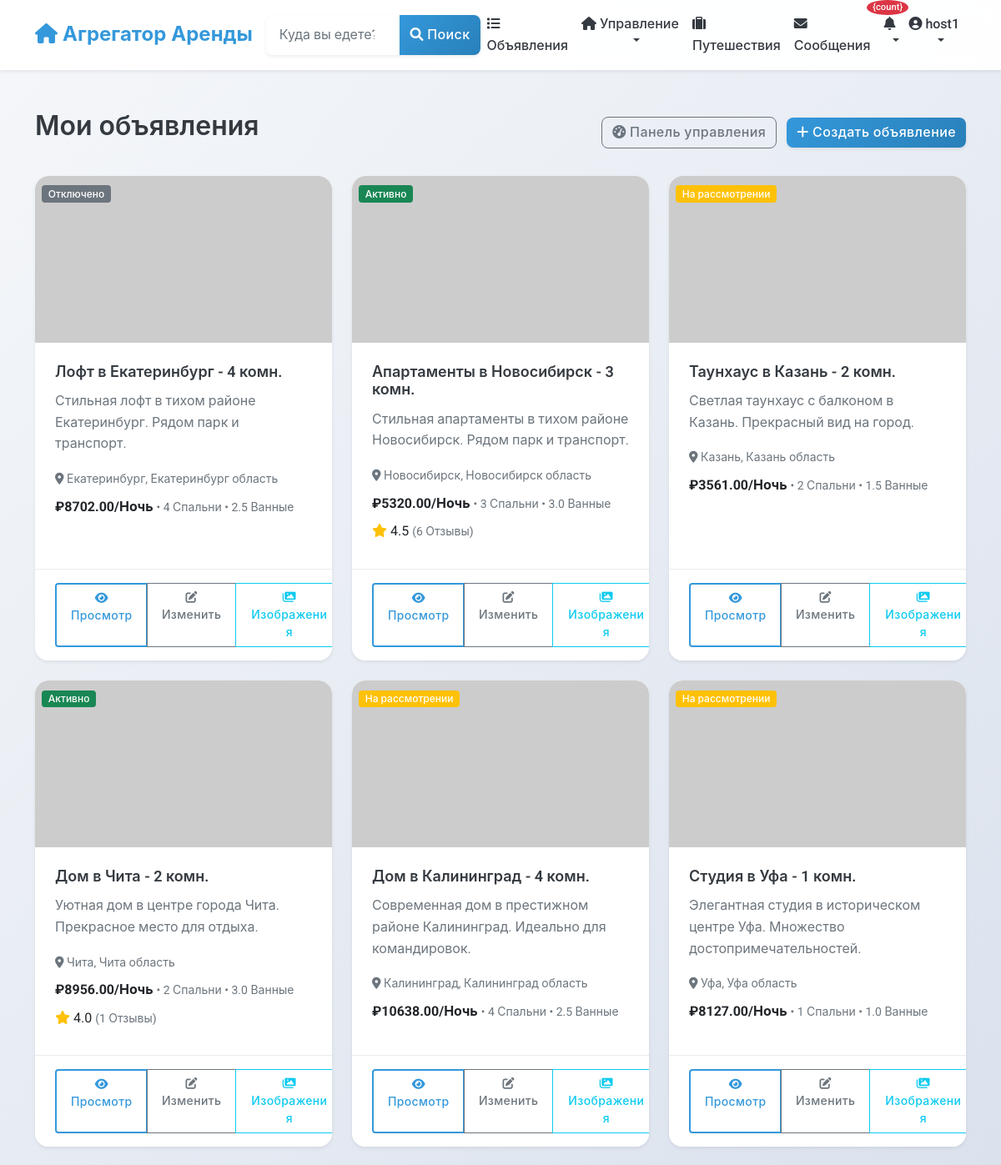
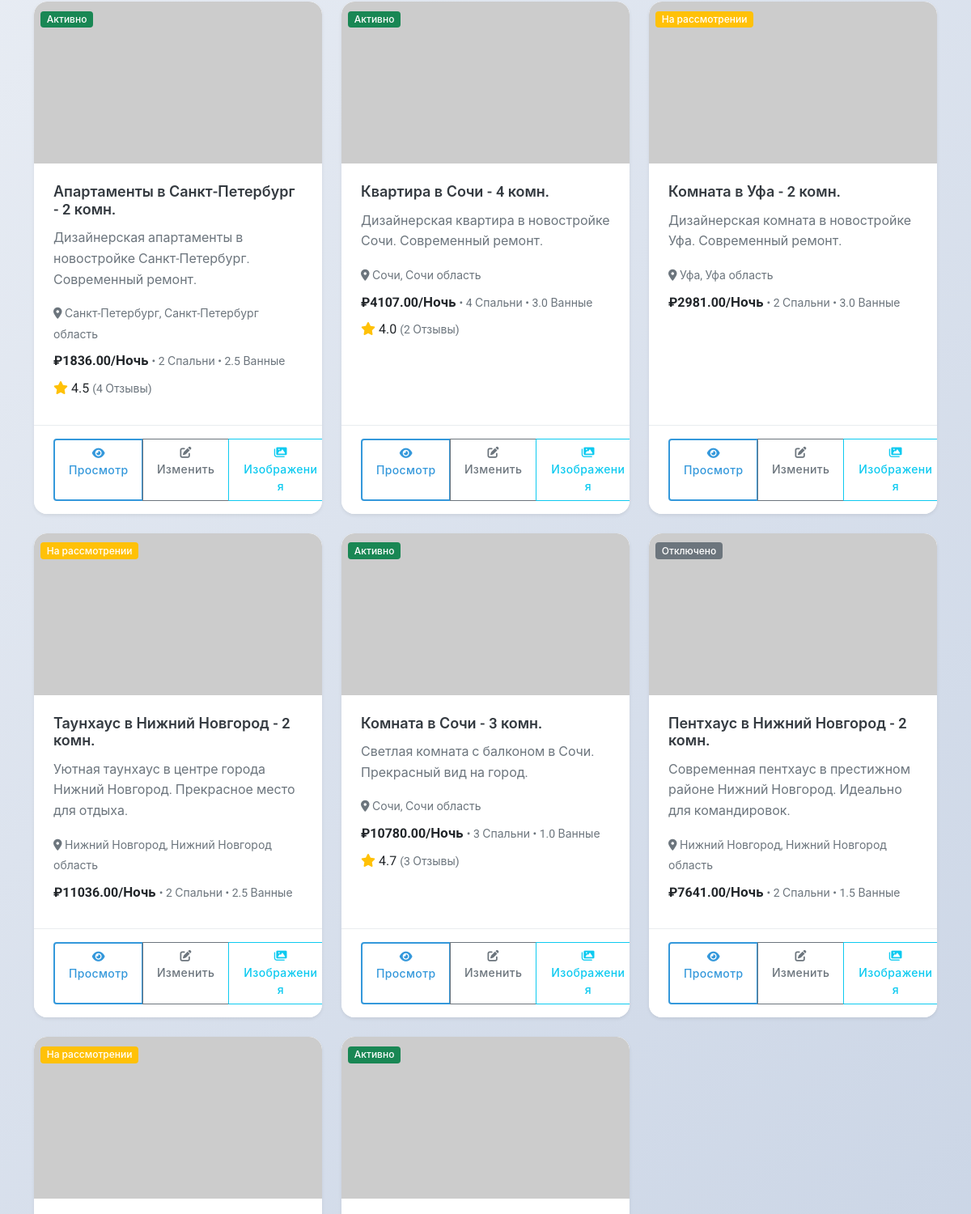
The app's page /listings/my-listings/ (signed in, upper part), older data (2 pictures, top to bottom).
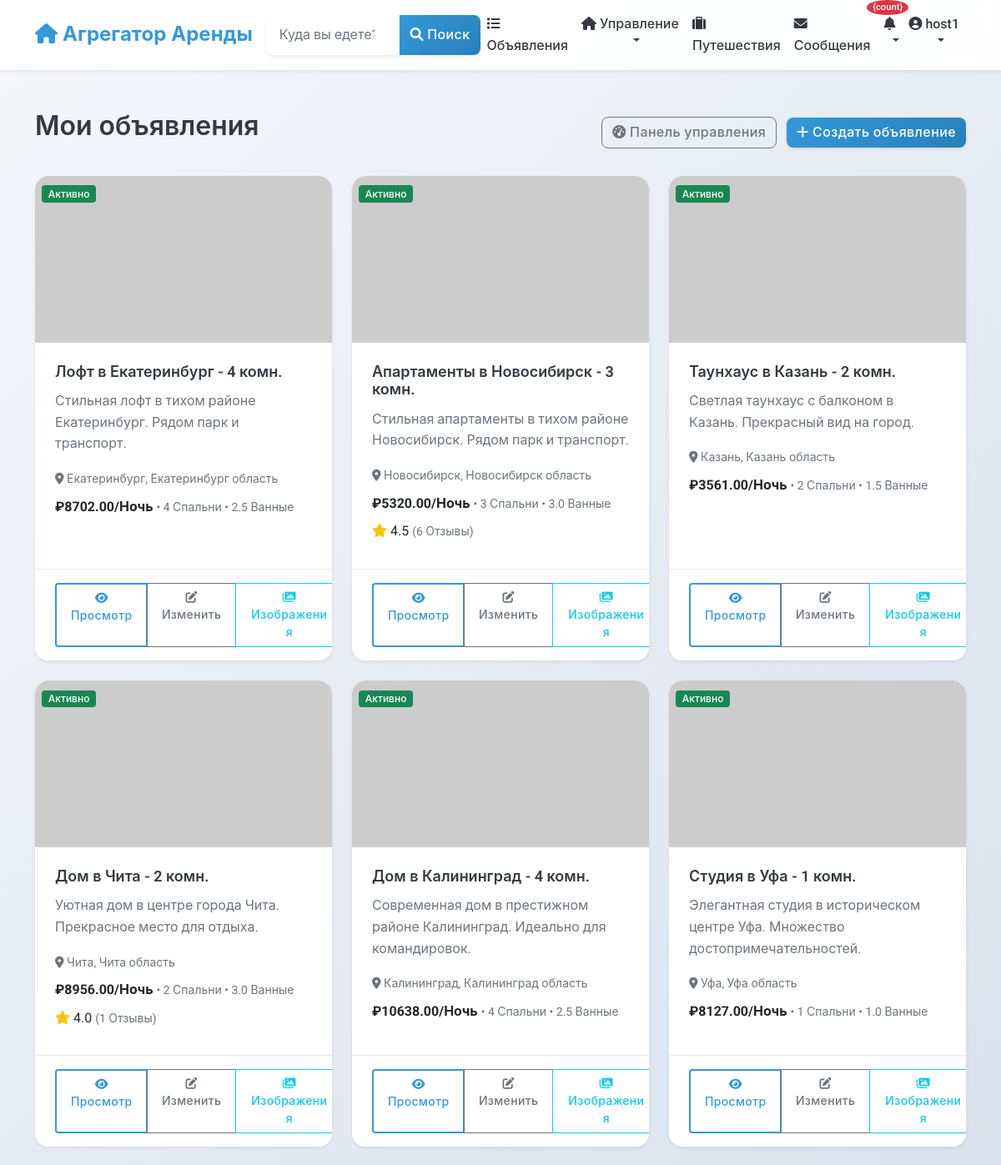
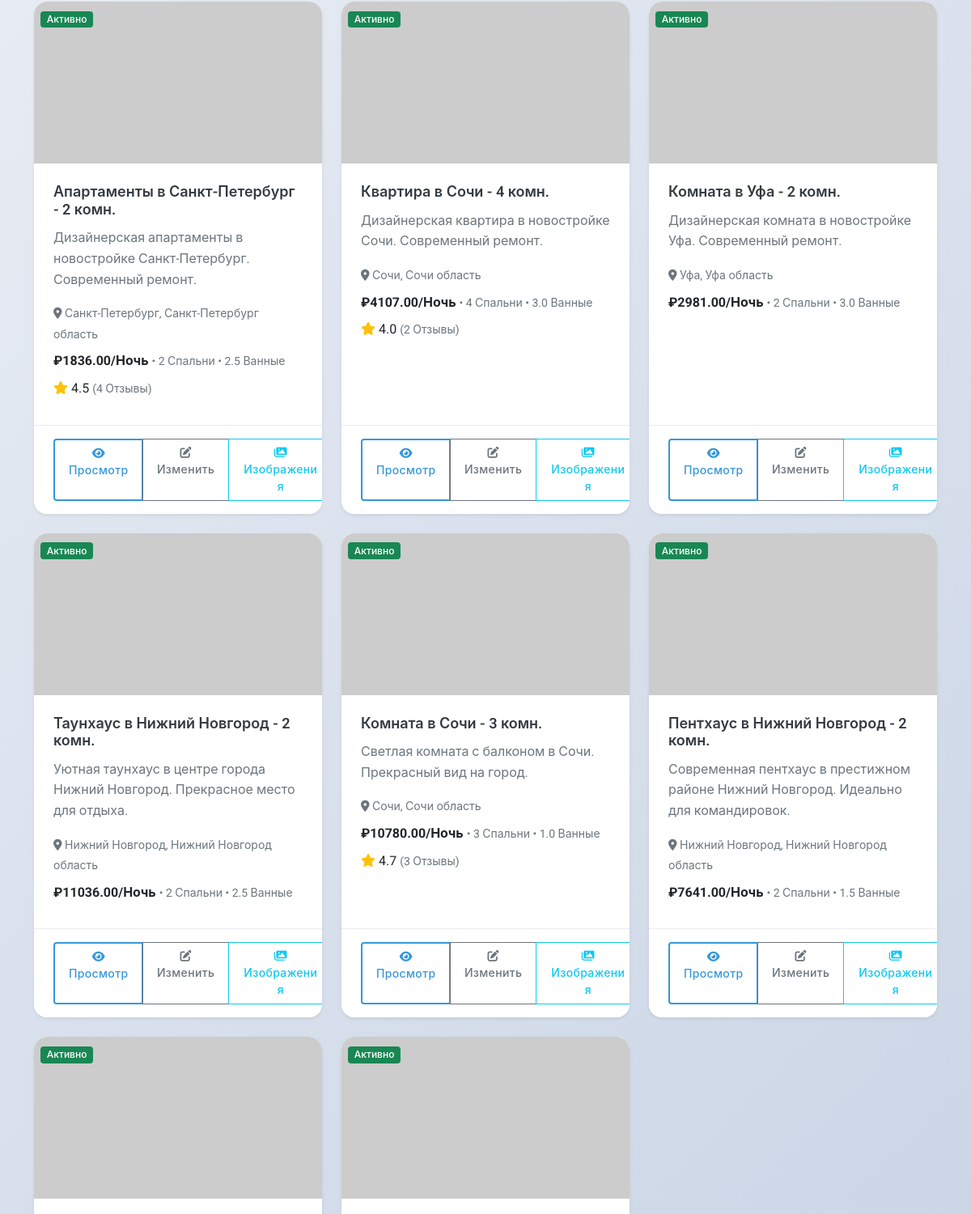
The same page, newer data (2 pictures, top to bottom).
### users/models.py (models this page shows, shortened)
class User(AbstractUser):
    phone_number = models.CharField(_("Phone number"), max_length=20, blank=True)
    profile_picture = models.URLField(_("Profile picture URL"), blank=True)
    bio = models.TextField(_("Bio"), blank=True)
    is_phone_verified = models.BooleanField(_("Phone verified"), default=False)
    is_id_verified = models.BooleanField(_("ID verified"), default=False)
    is_host = models.BooleanField(_("Is host"), default=False)
    is_guest = models.BooleanField(_("Is guest"), default=True)
    ROLE_CHOICES = [
        ('user', _('Regular User')),
        ('host', _('Host')),
        ('moderator', _('Moderator')),
        ('admin', _('Administrator')),
    ]
    role = models.CharField(_("Role"), max_length=20, choices=ROLE_CHOICES, default='user')
    email_notifications = models.BooleanField(_("Email notifications"), default=True)
    sms_notifications = models.BooleanField(_("SMS notifications"), default=False)
    date_joined = models.DateTimeField(_("Date joined"), auto_now_add=True)
    last_updated = models.DateTimeField(_("Last updated"), auto_now=True)
    class Meta:
        verbose_name = _("User")
        verbose_name_plural = _("Users")

### listings/models.py (models this page shows, shortened)
class Listing(models.Model):
    title = models.CharField(_("Title"), max_length=100)
    description = models.TextField(_("Description"))
    address = models.CharField(_("Address"), max_length=255)
    city = models.CharField(_("City"), max_length=100)
    state = models.CharField(_("State/Province"), max_length=100)
    country = models.CharField(_("Country"), max_length=100)
    zip_code = models.CharField(_("ZIP/Postal Code"), max_length=20)
    latitude = models.DecimalField(_("Latitude"), max_digits=10, decimal_places=7, null=True, blank=True)
    longitude = models.DecimalField(_("Longitude"), max_digits=10, decimal_places=7, null=True, blank=True)
    price_per_night = models.DecimalField(_("Price per night"), max_digits=10, decimal_places=2)
    cleaning_fee = models.DecimalField(_("Cleaning fee"), max_digits=10, decimal_places=2, default=0)
    service_fee = models.DecimalField(_("Service fee"), max_digits=10, decimal_places=2, default=0)
    bedrooms = models.PositiveSmallIntegerField(_("Bedrooms"))
    bathrooms = models.DecimalField(_("Bathrooms"), max_digits=3, decimal_places=1)
    accommodates = models.PositiveSmallIntegerField(_("Accommodates"))
    property_type = models.CharField(_("Property type"), max_length=50)
    image_urls = models.JSONField(_("Image URLs"), default=list, null=True, blank=True)
    verification_video = models.FileField(
        _("Verification Video"),
        upload_to='verification_videos/',
        null=True,
        blank=True,
        help_text=_("Video proof of property compliance (max 250MB, for moderation only)")
    )
    amenities = models.JSONField(_("Amenities"), default=list)
    house_rules = models.TextField(_("House rules"), blank=True)
    check_in_time = models.TimeField(_("Check-in time"), null=True, blank=True)
    check_out_time = models.TimeField(_("Check-out time"), null=True, blank=True)
    minimum_nights = models.PositiveSmallIntegerField(_("Minimum nights"), default=1)
    maximum_nights = models.PositiveSmallIntegerField(_("Maximum nights"), default=30)
    is_active = models.BooleanField(_("Is active"), default=True)
    is_approved = models.BooleanField(_("Is approved"), default=False)
    host = models.ForeignKey(
        settings.AUTH_USER_MODEL,
        on_delete=models.CASCADE,
        related_name='listings'
    )
    created_at = models.DateTimeField(_("Created at"), auto_now_add=True)
    updated_at = models.DateTimeField(_("Updated at"), auto_now=True)
    class Meta:
        verbose_name = _("Listing")
        verbose_name_plural = _("Listings")
        ordering = ['-created_at', '-id']
        ordering = ['-created_at']
    @property
    def main_image_url(self):
        main_image = self.images.filter(is_main=True).first()
        if main_image:
            return main_image.image.url
        first_image = self.images.first()
        if first_image:
            return first_image.image.url
        if self.image_urls and len(self.image_urls) > 0:
            return self.image_urls[0]
        return "https://via.placeholder.com/800x600.png?text=No+Image+Available"
    @property
    def average_rating(self):
        reviews = self.reviews.all()
        if not reviews:
            return None
        return sum(review.rating for review in reviews) / len(reviews)
    @property
    def total_reviews(self):
        return self.reviews.count()

class Review(models.Model):
    rating = models.PositiveSmallIntegerField(
        _("Rating"),
        validators=[MinValueValidator(1), MaxValueValidator(5)]
    )
    comment = models.TextField(_("Comment"))
    listing = models.ForeignKey(
        Listing,
        on_delete=models.CASCADE,
        related_name='reviews'
    )
    reviewer = models.ForeignKey(
        settings.AUTH_USER_MODEL,
        on_delete=models.CASCADE,
        related_name='reviews'
    )
    booking = models.OneToOneField(
        Booking,
        on_delete=models.SET_NULL,
        related_name='review',
        null=True,
        blank=True
    )
    is_approved = models.BooleanField(_("Is approved"), default=True)
    is_edited = models.BooleanField(_("Is edited"), default=False)
    created_at = models.DateTimeField(_("Created at"), auto_now_add=True)
    updated_at = models.DateTimeField(_("Updated at"), auto_now=True)
    class Meta:
        verbose_name = _("Review")
        verbose_name_plural = _("Reviews")
        ordering = ['-created_at']
        constraints = [
            models.UniqueConstraint(
                fields=['listing', 'reviewer'],
                condition=models.Q(booking__isnull=True),
                name='unique_listing_review_no_booking'
            ),
            models.UniqueConstraint(
                fields=['listing', 'reviewer', 'booking'],
                condition=models.Q(booking__isnull=False),
                name='unique_booking_review'
            )
        ]

### listings/views.py (the view)
# urls.py: path('my-listings/', views.HostListingListView.as_view(), name='host_listings'),
class HostListingListView(LoginRequiredMixin, ListView):
    model = Listing
    template_name = 'listings/host_listings.html'
    context_object_name = 'listings'
    def get_queryset(self):
        return Listing.objects.filter(host=self.request.user)

### listings/templates/listings/host_listings.html (shortened to what this page needs)
{% extends 'base.html' %}
{% load static %}
{% block content %}
<div class="container py-4">
    <div class="row">
        <div class="col-12">
            <div class="d-flex justify-content-between align-items-center mb-4">
                <h2>Мои объявления</h2>
                <div>
                    <a href="{% url 'listings:host_dashboard' %}" class="btn btn-outline-secondary me-2">
                        <i class="fas fa-tachometer-alt"></i> Панель управления
                    </a>
                    <a href="{% url 'listings:listing_create' %}" class="btn btn-primary">
                        <i class="fas fa-plus"></i> Создать объявление
                    </a>
                </div>
            </div>
            {% if listings %}
                <div class="row row-cols-1 row-cols-md-2 row-cols-lg-3 g-4">
                    {% for listing in listings %}
                    <div class="col">
                        <div class="card h-100 shadow-sm">
                            <div class="position-relative">
                                <img src="{{ listing.main_image_url }}" class="card-img-top" alt="{{ listing.title }}" style="height: 200px; object-fit: cover;">
                                <div class="position-absolute top-0 start-0 m-2">
                                    {% if not listing.is_active %}
                                        <span class="badge bg-secondary">Отключено</span>
                                    {% elif not listing.is_approved %}
                                        <span class="badge bg-warning">На рассмотрении</span>
                                    {% else %}
                                        <span class="badge bg-success">Активно</span>
                                    {% endif %}
                                </div>
                            </div>
                            <div class="card-body">
                                <h5 class="card-title">{{ listing.title }}</h5>
                                <p class="card-text text-muted">{{ listing.description|truncatechars:100 }}</p>
                                <div class="mb-2">
                                    <small class="text-muted">
                                        <i class="fas fa-map-marker-alt"></i> {{ listing.city }}, {{ listing.state }}
                                    </small>
                                </div>
                                <div class="mb-2">
                                    <strong>₽{{ listing.price_per_night }}/Ночь</strong>
                                    <small class="text-muted">• {{ listing.bedrooms }} Спальни • {{ listing.bathrooms }} Ванные</small>
                                </div>
                                {% if listing.average_rating %}
                                <div class="mb-2">
                                    <i class="fas fa-star text-warning"></i>
                                    <span>{{ listing.average_rating|floatformat:1 }}</span>
                                    <small class="text-muted">({{ listing.total_reviews }} Отзывы)</small>
                                </div>
                                {% endif %}
                            </div>
                            <div class="card-footer bg-white">
                                <div class="d-flex justify-content-between align-items-center">
                                    <div class="btn-group" role="group">
                                        <a href="{% url 'listings:listing_detail' pk=listing.pk %}" class="btn btn-sm btn-outline-primary">
                                            <i class="fas fa-eye"></i> Просмотр
                                        </a>
                                        <a href="{% url 'listings:listing_update' pk=listing.pk %}" class="btn btn-sm btn-outline-secondary">
                                            <i class="fas fa-edit"></i> Изменить
                                        </a>
                                        <a href="{% url 'listings:listing_images' pk=listing.pk %}" class="btn btn-sm btn-outline-info">
                                            <i class="fas fa-images"></i> Изображения
                                        </a>
                                    </div>
                                </div>
                            </div>
                        </div>
                    </div>
                    {% endfor %}
                </div>
            {% endif %}
        </div>
    </div>
</div>
{% endblock %}

### templates/base.html (shortened to what this page needs)
<!DOCTYPE html>
<html lang="en">
<head>
    <link href="https://cdn.jsdelivr.net/npm/bootstrap@5.1.3/dist/css/bootstrap.min.css" rel="stylesheet">
    <link rel="stylesheet" href="https://cdnjs.cloudflare.com/ajax/libs/font-awesome/6.0.0/css/all.min.css">
</head>
<body>
    {% include 'includes/navbar.html' %}
    <main class="py-4">
        {% block content %}{% endblock %}
    </main>
</body>
</html>

### templates/includes/navbar.html (shortened to what this page needs)
<nav class="navbar navbar-expand-lg navbar-light bg-white shadow-sm">
    <div class="container">
        <a class="navbar-brand" href="{% url 'home' %}">
            <i class="fas fa-home"></i> Агрегатор Аренды
        </a>
        <div class="collapse navbar-collapse" id="navbarSupportedContent">
            <form class="d-flex mx-auto my-2 my-lg-0" action="{% url 'listings:listing_list' %}" method="get">
                <div class="input-group">
                    <input class="form-control" type="search" name="location" placeholder="Куда вы едете?"
                           aria-label="Search" value="{{ request.GET.location|default:'' }}">
                    <button class="btn btn-primary" type="submit">
                        <i class="fas fa-search"></i> Поиск
                    </button>
                </div>
            </form>
            <ul class="navbar-nav ms-auto mb-2 mb-lg-0">
                <li class="nav-item">
                    <a class="nav-link {% if request.resolver_match.url_name == 'listing_list' %}active{% endif %}"
                       href="{% url 'listings:listing_list' %}">
                        <i class="fas fa-list"></i> Объявления
                    </a>
                </li>
                {% if user.is_authenticated %}
                    {% if user.is_host %}
                    <li class="nav-item dropdown">
                        <a class="nav-link dropdown-toggle" href="#" id="hostDropdown" role="button"
                           data-bs-toggle="dropdown" aria-expanded="false">
                            <i class="fas fa-home"></i> Управление
                        </a>
                    </li>
                    {% else %}
                    <li class="nav-item">
                        <a class="nav-link" href="{% url 'listings:listing_create' %}">
                            <i class="fas fa-plus"></i> Подать объявление
                        </a>
                    </li>
                    {% endif %}
                    <li class="nav-item">
                        <a class="nav-link {% if request.resolver_match.url_name == 'user_bookings' %}active{% endif %}"
                           href="{% url 'listings:user_bookings' %}">
                            <i class="fas fa-suitcase"></i> Путешествия
                        </a>
                    </li>
                    <li class="nav-item">
                        <a class="nav-link position-relative {% if 'chat' in request.path %}active{% endif %}"
                           href="{% url 'chat:conversation_list' %}">
                            <i class="fas fa-envelope"></i> Сообщения
                        </a>
                    </li>
                    <li class="nav-item dropdown">
                        <a class="nav-link dropdown-toggle position-relative" href="#" id="notificationDropdown"
                           role="button" data-bs-toggle="dropdown" aria-expanded="false"
                           onclick="loadNotifications()"
                           data-bs-auto-close="outside">
                            <i class="fas fa-bell"></i>
                            <span class="position-absolute"
                                  id="notification-badge-container"
                                  style="top: -8px; right: -8px; z-index: 1000;"
                                  hx-get="{% url 'notifications:get_unread_count' %}"
                                  hx-trigger="load, every 30s"
                                  hx-swap="innerHTML">
                                {% load notify_tags %}
                                {% notification_count as count %}
                                {% if count > 0 %}
                                <span class="badge bg-danger" id="notification-badge" style="font-size: 0.7rem; min-width: 18px; height: 18px; border-radius: 50%; display: flex; align-items: center; justify-content: center;">{count}</span>
                                {% endif %}
                            </span>
                        </a>
                    </li>
                    <li class="nav-item dropdown">
                        <a class="nav-link dropdown-toggle" href="#" id="userDropdown" role="button"
                           data-bs-toggle="dropdown" aria-expanded="false">
                            {% if user.profile_picture %}
                                <img src="{{ user.profile_picture }}" alt="{{ user.username }}" class="user-avatar sm me-1">
                            {% else %}
                                <i class="fas fa-user-circle"></i>
                            {% endif %}
                            {{ user.username }}
                        </a>
                    </li>
                {% endif %}
            </ul>
        </div>
    </div>
</nav>

### templates/includes/notifications.html (shortened to what this page needs)
{% load notify_tags %}

Row changes from the older to the newer data that the page shows:
changed Listing "Лофт в Екатеринбург - 4 комн.": is_active "Отключено" → "Активно"
changed Listing "Таунхаус в Казань - 2 комн.": is_approved "На рассмотрении" → "Активно"
changed Listing "Дом в Калининград - 4 комн.": is_approved "На рассмотрении" → "Активно"
changed Listing "Студия в Уфа - 1 комн.": is_approved "На рассмотрении" → "Активно"
changed Listing "Комната в Уфа - 2 комн.": is_approved "На рассмотрении" → "Активно"
changed Listing "Таунхаус в Нижний Новгород - 2 комн.": is_approved "На рассмотрении" → "Активно"
changed Listing "Пентхаус в Нижний Новгород - 2 комн.": is_active "Отключено" → "Активно"
changed Listing (number 13 of 14 on the later page): is_approved "На рассмотрении" → "Активно"
